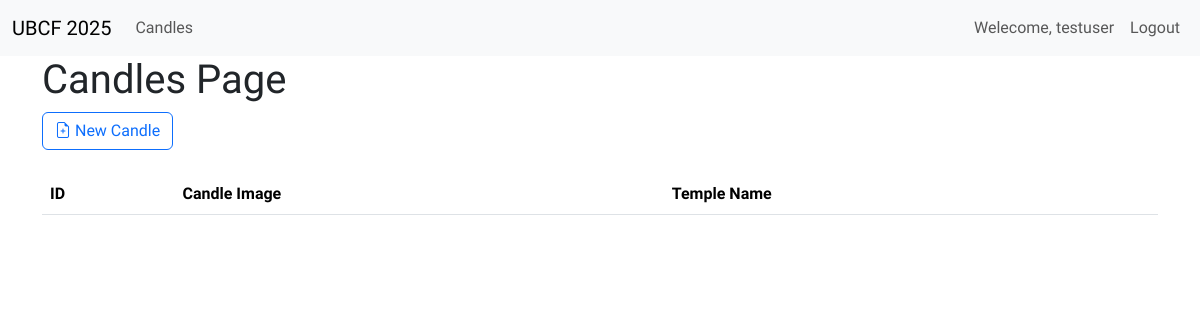
Page /candles/candles (signed in) on the earlier database version.
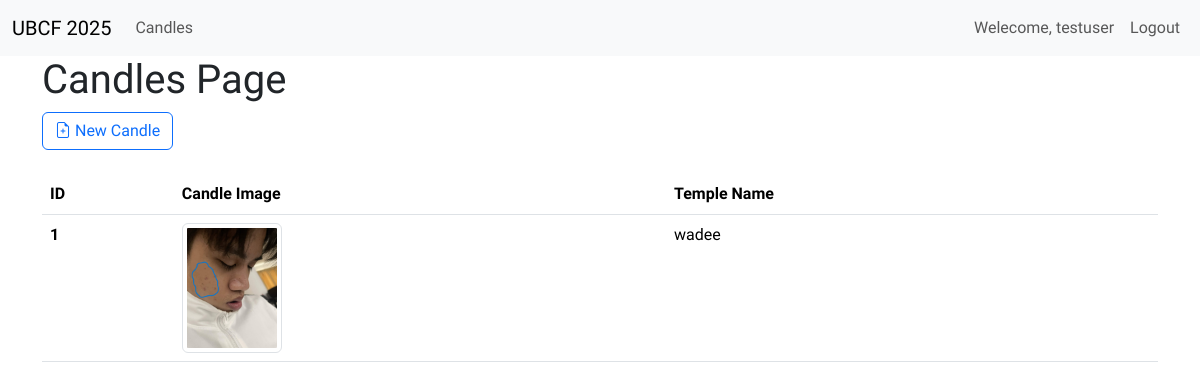
Same page on the later database version.
### ubcf/models.py (models this page shows, shortened)
class User(db.Model, UserMixin):
  id: Mapped[int] = mapped_column(Integer, primary_key=True)
  username: Mapped[str] = mapped_column(String(25), unique=True, nullable=False)
  email: Mapped[str] = mapped_column(String(50), unique=True, nullable=False)
  password: Mapped[str] = mapped_column(String(100), nullable=False)
  role_id: Mapped[int] = mapped_column(Integer, ForeignKey(Role.id), default=2)
  candles: Mapped[List['Candle']] = relationship(back_populates='user')
  role: Mapped[Role] = relationship(back_populates='users')

class Candle(db.Model):
  id: Mapped[int] = mapped_column(Integer, primary_key=True)
  name: Mapped[str] = mapped_column(String(100), nullable=False)
  temple_id: Mapped[int] = mapped_column(Integer, ForeignKey(Temple.id))
  user_id: Mapped[int] = mapped_column(Integer, ForeignKey(User.id))
  user: Mapped[User] = relationship(back_populates='candles')
  temple: Mapped[Temple] = relationship(back_populates='candles')

class Temple(db.Model):
  id: Mapped[int] = mapped_column(Integer, primary_key=True)
  name: Mapped[str] = mapped_column(String(100), nullable=False)
  description: Mapped[str] = mapped_column(Text, name=False)
  candles: Mapped[List['Candle']] = relationship(back_populates='temple')

### ubcf/routes.py (the view)
@app.route('/candles/candles', methods=['GET', 'POST'])
@login_required
def candles():
  candles = db.session.scalars(db.select(Candle)).all()
  return render_template('candles/candles.html', title='Candles Page', candles=candles)

### ubcf/models.py (called while the page is built)
@login_manager.user_loader
def load_user(user_id):
  return db.session.get(User, int(user_id))

### ubcf/templates/candles/candles.html (shortened to what this page needs)
{% extends 'layout.html' %}
{% block content %}
  <div class="container">
    <h1>{{title}}</h1>
    <a href="{{url_for('new_candle')}}" class="btn btn-outline-primary"><i class="bi bi-file-earmark-plus"></i> New Candle</a>
    <br>
    <br>
    <table class="table">
      <thead>
        <tr>
          <th scope="col">ID</th>
          <th scope="col">Candle Image</th>
          <th scope="col">Temple Name</th>
        </tr>
      </thead>
      <tbody>
        {% for candle in candles %}
          <tr>
            <th scope="row">{{loop.index}}</th>
            <td>
              <img class="img-thumbnail" width="100" src="{{url_for('static', filename='images/'+candle.name)}}" alt="">
              </td>
            <td>
              {{candle.temple.name}}
            </td>
          </tr>
        {% endfor %}
      </tbody>
    </table>
  </div>
{% endblock %}

### ubcf/templates/layout.html (shortened to what this page needs)
<!DOCTYPE html>
<html lang="en">
<head>
  <link href="https://cdn.jsdelivr.net/npm/bootstrap@5.3.8/dist/css/bootstrap.min.css" rel="stylesheet">
  <link rel="stylesheet" href="https://cdn.jsdelivr.net/npm/bootstrap-icons@1.13.1/font/bootstrap-icons.min.css">
  <link rel="stylesheet" href="{{url_for('static', filename='css/styles.css')}}">
</head>
<body>
  {% include "navbar.html" %}
  {% block content %}{% endblock %}
</body>
</html>

### ubcf/templates/navbar.html (shortened to what this page needs)
<nav class="navbar navbar-expand-lg navbar-light bg-light">
  <div class="container-fluid">
    <a class="navbar-brand" href="{{url_for('index')}}">UBCF 2025</a>
    <div class="collapse navbar-collapse" id="navbarNavDropdown">
      <ul class="navbar-nav me-auto">
        {% if current_user.role_id==2 %}
            <li class="nav-item">
              <a class="nav-link" href="{{url_for('candles')}}">Candles</a>
            </li>
        {% endif %}
      </ul>
      <ul class="navbar-nav">
        {% if current_user.is_authenticated %}
            <li class="nav-item">
              <a class="nav-link" href="#">Welecome, {{current_user.username}}</a>
            </li>
            <li class="nav-item">
              <a class="nav-link" href="{{url_for('logout')}}">Logout</a>
            </li>
        {% endif %}
      </ul>
    </div>
  </div>
</nav>

### ubcf/static/css/styles.css (style rules this page uses)
* { font-family: 'Itim', cursive; }

Differences in the rows shown:
added Candle: name (picture), temple.name "wadee"
